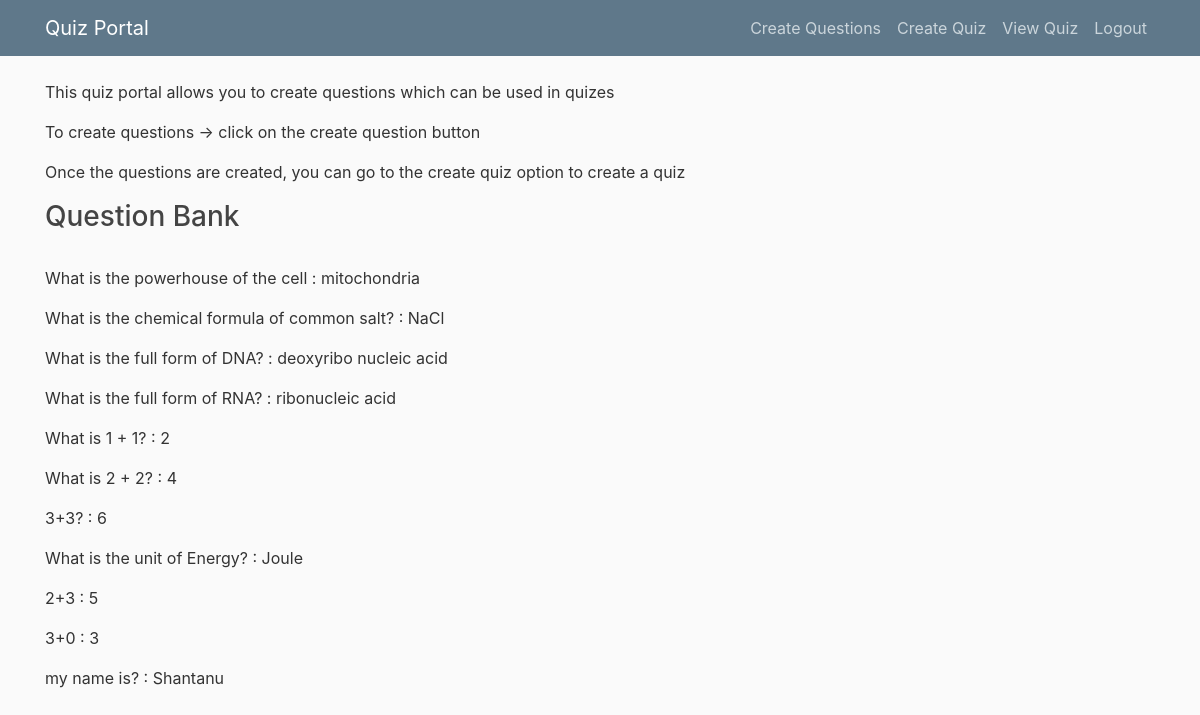
The app's page /questions/ (signed in) with its own data.
### quiz/models.py (models this page shows, shortened)
class Question(models.Model):
    question_text = models.TextField(max_length=200, unique=True)
    class_number = models.ForeignKey(Class, on_delete=models.CASCADE)
    pub_date = models.DateField('date published', default= timezone.now())
    ENGLISH = 'ENG'
    MATHS = 'MATH'
    SCIENCE = 'SCI'
    SUBJECT_CHOICES = [
        (ENGLISH, 'English'),
        (MATHS, 'Maths'),
        (SCIENCE, 'Science')
    ]
    subject = models.CharField(choices=SUBJECT_CHOICES, max_length=4)
    correct_answer_text = models.TextField(max_length=200)

### quiz/views.py (the view)
# urls.py: path('',homepage, name='quizapp-home'),
@login_required
def homepage(request):                                       #Common Homepage for all
    questions = Question.objects.all()
    context = {
        "questions":questions
    }
    return render(request, 'quiz/home.html', context)

### quiz/templates/quiz/home.html
{% extends "quiz/base.html" %}
{% block content %}
{% if user.user_type == 'TE' %}
<p>This quiz portal allows you to create questions which can be used in quizes</p>
<p>To create questions -> click on the create question button</p>
<p>Once the questions are created, you can go to the create quiz option to create a quiz</p>
{% endif %}
{% if questions %}
<h3>Question Bank</h3></br>
{% for q in questions %}
    <div>
        <p>{{q.question_text}} : {{q.correct_answer_text}}</p>
    <div>
{% endfor %}
{% endif %}
{% endblock content %}

### quiz/templates/quiz/base.html (shortened to what this page needs)
{% load static %}
<!DOCTYPE html>
<html>
<head>
    <link rel="stylesheet" href="https://maxcdn.bootstrapcdn.com/bootstrap/4.0.0/css/bootstrap.min.css">
    <link rel="stylesheet" type="text/css" href="{% static 'quiz/main.css' %}">
</head>
<body>
    <header class="site-header">
      <nav class="navbar navbar-expand-md navbar-dark bg-steel fixed-top">
        <div class="container">
          <a class="navbar-brand mr-4" href={% url 'home' %}>Quiz Portal</a>
          <div class="collapse navbar-collapse" id="navbarToggle">
            <div class="navbar-nav">
              {% if user.is_authenticated%}
                {% if user.user_type == 'TE' %}
                <a class="nav-item nav-link" href= {% url 'create-question' %}>Create Questions</a>
                <a class="nav-item nav-link" href= {% url 'create-quiz' %}>Create Quiz</a>
                {% endif %}
                <a class="nav-item nav-link" href= {% url 'quizes' %}>View Quiz</a>
                <a class="nav-item nav-link" href= {% url 'logout' %}>Logout</a>
              {% else %}
                <a class="nav-item nav-link" href= {% url 'login' %}>Login</a>
                <a class="nav-item nav-link" href={% url 'register' %}>Register</a>
              {% endif  %}
            </div>
          </div>
        </div>
      </nav>
    </header>
    <main role="main" class="container">
      <div class="row">
        <div class="col-md-8">
          {% block content %}
          {% endblock %}
      </div>
    </main>
</body>
</html>

### quiz/static/quiz/main.css (style rules this page uses)
body { background: #fafafa; color: #333333; margin-top: 5rem; }
h1, h2, h3, h4, h5, h6 { color: #444444; }
.bg-steel { background-color: #5f788a; }
.site-header .navbar-nav .nav-link { color: #cbd5db; }

### records on screen
Question: question_text "What is the powerhouse of the cell", correct_answer_text "mitochondria"
Question: question_text "What is the chemical formula of common salt?", correct_answer_text "NaCl"
Question: question_text "What is the full form of DNA?", correct_answer_text "deoxyribo nucleic acid"
Question: question_text "What is the full form of RNA?", correct_answer_text "ribonucleic acid"
Question: question_text "What is 1 + 1?", correct_answer_text "2"
Question: question_text "What is 2 + 2?", correct_answer_text "4"
Question: question_text "3+3?", correct_answer_text "6"
Question: question_text "What is the unit of Energy?", correct_answer_text "Joule"
Question: question_text "2+3", correct_answer_text "5"
Question: question_text "3+0", correct_answer_text "3"
Question: question_text "my name is?", correct_answer_text "Shantanu"
